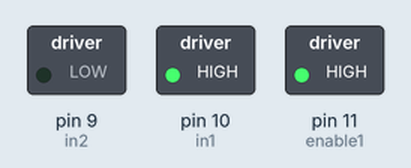
Recording of a sketch running on a simulated Arduino Uno, built with avr-gcc and run on an emulated ATmega328P. On the bench: switched loads named in the sketch (green lamp = pin HIGH).

Above: at 0.1 s.
Timing chart, 0 to 1.6 s (numbered marks = the images above):
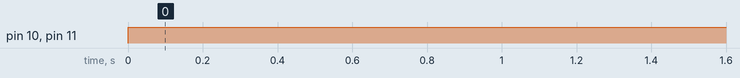

Measured:
- by itself, pin 10 (in1), pin 11 (enable1): LOW → HIGH at 0.00 s

The sketch:

motor_1.ino
```cpp
int enable1 = 11;
int in1 = 10;
int in2 = 9;

void setup()
{
  pinMode(enable1,OUTPUT);
  pinMode(in1,OUTPUT);
  pinMode(in2,OUTPUT);
}

void loop()
{
  //digitalWrite(enable1, HIGH);
  analogWrite(enable1, 255); //0-255
  digitalWrite(in1, HIGH);
  digitalWrite(in2, LOW);
}
```
